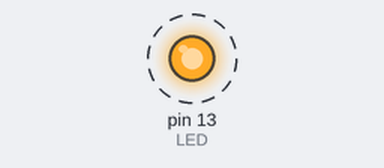
This sketch was run on a simulated Arduino Uno, built with avr-gcc and run on an emulated ATmega328P. Parts: output pins drawn as LEDs (lit = HIGH). Dashed ring = blinking.

Above: at 0.5 s.
Timing chart, 0 to 3.5 s (numbered marks = the images above):
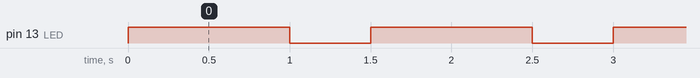

The sketch:

_2_Piscando_LED.ino
```cpp
/*
 * Programar: PISCANDO LED DO ARDUINO
 * Autor: Joab Torres Alencar
 * Curso: Tecnologo em Análise  e Desenvolvimento de Sistemas - Turma 2015
*/
#define LED 13

/*
  Função: setup() - executa somente uma vez no projeto
*/
void setup(){
  pinMode(LED, OUTPUT); //COMANDO DE SAIDA
}

/*
  Função: Loop() - Executa infinitamente no projeto desde que o arduino esteja ligado!
*/
void loop(){
  digitalWrite(LED, HIGH);
  delay(1000);
  digitalWrite(LED, LOW);
  delay(500);
}
```

Measured:
- by itself, pin 13 (LED): alternates HIGH for 1.0 s and LOW for 0.50 s
